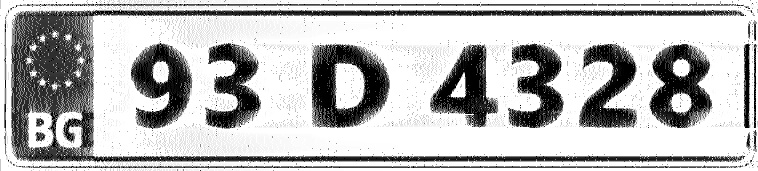
#> input picture results/p4.jpg, 758 x 171 px
$ python ideal.py
#> lines starting #> are read from the running program, lines starting #| are printed output that depends on the picture; after the words box and inside, x2 and y2 are one past the last pixel; in counts of white or black regions, pixels touching at a corner belong together
import cv2
import numpy as np
import matplotlib.pyplot as plt
import os

def segment_characters(image_path: str):
#> called with image_path = 'results/p4.jpg'
    image = cv2.imread(image_path)
#> image is the input picture: shape (171, 758, 3); min 0, max 255, mean 185.1
    if image is None:
        print(f"Error: Could not load image from {image_path}")
        return []

    # Crop the image to the license plate area.
    y_start, y_end = 31, 141
    x_start, x_end = 115, 727
    cropped_image = image[y_start:y_end, x_start:x_end]

    # convert to grayscale and apply an inverted binary threshold
    gray = cv2.cvtColor(cropped_image, cv2.COLOR_BGR2GRAY)
    _, thresh = cv2.threshold(gray, 127, 255, cv2.THRESH_BINARY_INV)
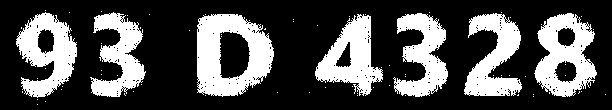
#> thresh: shape (110, 612); 30.3% white; 73 white regions (66 under 20 px)

    # Find the extreme outer contours of the shapes in the image.
    contours, _ = cv2.findContours(thresh, cv2.RETR_EXTERNAL, cv2.CHAIN_APPROX_SIMPLE)
#> contours = 69 contours, 62 with area under 20; largest, box (x1, y1, x2, y2) and area: (197, 14, 274, 97) 5083, (534, 13, 597, 97) 3584, (16, 12, 77, 98) 3038, (315, 14, 383, 96) 2820, (464, 13, 522, 96) 2566, (393, 13, 448, 97) 2397, (90, 12, 146, 97) 2317

    # Filter contours based on size and aspect ratio to isolate characters.
    char_boxes = []
    image_height = cropped_image.shape[0]
#> image_height = 110
    for contour in contours:
        (x, y, w, h) = cv2.boundingRect(contour)
        if h == 0: continue
        aspect_ratio = w / h
        if (h > 0.4 * image_height) and (aspect_ratio < 1.2):
            char_boxes.append((x, y, w, h))
#> this loop made 69 passes
#> (x, y, w, h, aspect_ratio) on passes 1, 2, 3, 4, 5, 6, 7, 8, 9, 11, 14, 15: (37, 104, 1, 1, 1), (45, 101, 1, 1, 1), (37, 99, 1, 1, 1), (533, 96, 1, 1, 1), (405, 95, 1, 1, 1), (357, 95, 1, 1, 1), (205, 95, 1, 1, 1), (605, 94, 1, 1, 1), (533, 94, 1, 1, 1), (357, 93, 1, 1, 1), (309, 92, 1, 1, 1), (277, 92, 1, 1, 1)
#> (contour, x, y, w, h, aspect_ratio) on passes 10, 12, 13, 17, 19, 43: ([[518, 94], [517, 95], [518, 95]], 517, 94, 2, 2, 1), ([[124, 93], [124, 94], [125, 95], [124, 94]], 124, 93, 2, 3, 0.667), ([[549, 92], [549, 93]], 549, 92, 1, 2, 0.5), ([[579, 91], [579, 92], [578, 93], [579, 92]], 578, 91, 2, 3, 0.667), ([[22, 91], [22, 92]], 22, 91, 1, 2, 0.5), ([[265, 28], [264, 29], [265, 29]], 264, 28, 2, 2, 1)
#> after the loop, char_boxes = [(315, 14, 68, 82), (197, 14, 77, 83), (534, 13, 63, 84), (464, 13, 58, 83), (393, 13, 55, 84), (90, 12, 56, 85), (16, 12, 61, 86)]

    # Sorting characters.
    char_boxes = sorted(char_boxes, key=lambda box: box[0])
#> char_boxes = [(16, 12, 61, 86), (90, 12, 56, 85), (197, 14, 77, 83), (315, 14, 68, 82), (393, 13, 55, 84), (464, 13, 58, 83), (534, 13, 63, 84)]


    character_images = []
    padding = 5

    for box in char_boxes:
        x, y, w, h = box

        #Crop the character tightly from the original image.
        char_gray_tight = gray[y:y+h, x:x+w]
        char_thresh_tight = thresh[y:y+h, x:x+w]

        #Add a 5 pixel white border around the tightly cropped character.
        char_gray_padded = cv2.copyMakeBorder(char_gray_tight, padding, padding, padding, padding, cv2.BORDER_CONSTANT, value=255)
        char_thresh_padded = cv2.copyMakeBorder(char_thresh_tight, padding, padding, padding, padding, cv2.BORDER_CONSTANT, value=0)
        character_images.append({'gray': char_gray_padded, 'thresh': char_thresh_padded})
#> this loop made 7 passes
#> pass 1, in segment_characters, `char_gray_padded = cv2.copyMakeBorder(char_gray_tight, padding, paddin..`:
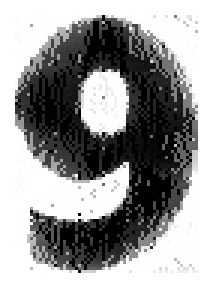
#> char_gray_padded: shape (96, 71) (shown 3 times larger); min 0, max 255, mean 154.1
#> pass 1, in segment_characters, `char_thresh_padded = cv2.copyMakeBorder(char_thresh_tight, padding, pa..`:
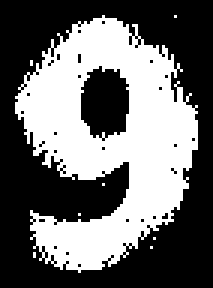
#> char_thresh_padded: shape (96, 71) (shown 3 times larger); 42% white; 8 white regions (7 under 20 px), largest, box (x1, y1, x2, y2) and area: (5, 5, 66, 91) 2857
#> after the loop:
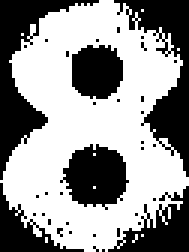
#> char_thresh_tight: shape (84, 63) (shown 3 times larger); 58.2% white; 37 black regions (31 under 20 px), largest, box (x1, y1, x2, y2) and area: (38, 0, 63, 59) 548, (0, 0, 33, 60) 537, (20, 48, 43, 70) 339, (36, 62, 63, 84) 282, (24, 15, 41, 33) 253, (0, 61, 28, 84) 212
#> after the loop, character_images = 7 items

    return character_images


def save_segmented_characters(character_images, output_dir='segmented_characters'):
    script_dir = os.path.dirname(os.path.abspath(__file__))
    full_output_dir = os.path.join(script_dir, output_dir)
    os.makedirs(full_output_dir, exist_ok=True)

    for i, images in enumerate(character_images):
        save_path = os.path.join(full_output_dir, f"{i}.png")
        cv2.imwrite(save_path, images['gray'])

    print("Segmented characters saved successfully!")
    print(f"Saving location: {full_output_dir}")

    fig, axes = plt.subplots(1, len(character_images), figsize=(len(character_images) * 1.5, 1.5))
    if len(character_images) == 1:
        axes = [axes]

    for i, images in enumerate(character_images):
        save_path = os.path.join(full_output_dir, f"{i}.png")
        cv2.imwrite(save_path, images['gray'])

        ax = axes[i]
        ax.imshow(images['gray'], cmap='gray')
        ax.axis('off')

    plt.suptitle("Segmented Characters")
    plt.show()

def recognize_character(char_image, templates):
    best_match_char = None
    max_corr_value = -1.0

    h_char, w_char = char_image.shape

    for char_name, template_img in templates.items():
        # Resize the template to match the input character's dimensions for accurate comparison.
        resized_template = cv2.resize(template_img, (w_char, h_char))

        result = cv2.matchTemplate(char_image, resized_template, cv2.TM_CCOEFF_NORMED)
        corr_value = result[0][0]

        if corr_value > max_corr_value:
            max_corr_value = corr_value
            best_match_char = char_name

    return best_match_char, max_corr_value

def recognize_plate(character_images, template_dir='numbers'):
    if not character_images:
        print("No characters were found to recognize.")
        return

    # Load templates and convert them to binary format to match the segmented characters.
    templates = {}
    script_dir = os.path.dirname(os.path.abspath(__file__))
    full_template_dir = os.path.join(script_dir, template_dir)

    for filename in os.listdir(full_template_dir):
        if filename.endswith('.jpg'):
            char_name = os.path.splitext(filename)[0]
            template_path = os.path.join(full_template_dir, filename)
            template_gray = cv2.imread(template_path, cv2.IMREAD_GRAYSCALE)
            _, template_binary = cv2.threshold(template_gray, 127, 255, cv2.THRESH_BINARY_INV)
            templates[char_name] = template_binary

    # Recognize each character and assemble the final result.
    final_plate_text = ""
    recognition_report = []

    for images in character_images:
        recognized_char, corr_val = recognize_character(images['thresh'], templates)
        if recognized_char:
            final_plate_text += recognized_char
            recognition_report.append((recognized_char, corr_val))

    # Print the final results.
    print(f"\nRecognized Plate: {final_plate_text}")
    print("--- Correlation Report ---")
    for char, val in recognition_report:
        print(f"Character: {char} -> Correlation: {val:.2f}")


script_dir = os.path.dirname(os.path.abspath(__file__))
image_file_path = os.path.join(script_dir, 'results/p4.jpg')

print("Step 1: Segmenting characters from the license plate...")
segmented_chars = segment_characters(image_file_path)
#> segmented_chars = 7 items
save_segmented_characters(segmented_chars)
#> the loop in save_segmented_characters, `for i, images in enumerate(character_images):` made 7 passes
#| Saving location: segmented_characters
#> in save_segmented_characters, `plt.show()`:
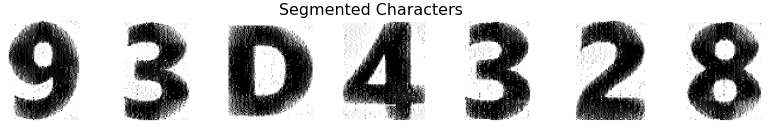
#> figure drawn by matplotlib, 7 panels

if segmented_chars:
    print("\nStep 2: Recognizing segmented characters...")
    recognize_plate(segmented_chars)
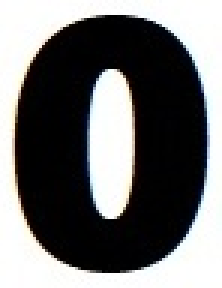
#> input picture numbers/0.jpg, 74 x 96 px (shown 3 times larger)
#> in recognize_plate, `_, template_binary = cv2.threshold(template_gray, 127, 255, cv2.THRESH..`:
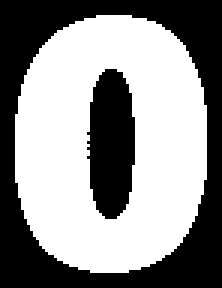
#> template_binary: shape (96, 74) (shown 3 times larger); 55.9% white; 2 black regions, box (x1, y1, x2, y2) and area: (0, 0, 74, 96) 2498, (29, 23, 45, 73) 636
#> the loop in recognize_plate, `for images in character_images:` made 7 passes
#> (h_char in recognize_character, w_char in recognize_character, corr_val, final_plate_text) on passes 1 to 7: (96, 71, 0.626, '0'), (95, 66, 0.396, '00'), (93, 87, 0.655, '000'), (92, 78, 0.37, '0000'), (94, 65, 0.453, '00000'), (93, 68, 0.415, '000000'), (94, 73, 0.637, '0000000')
#> after the loop in recognize_plate, `for images in character_images:`: recognition_report = [('0', 0.626), ('0', 0.396), ('0', 0.655), ('0', 0.37), ('0', 0.453), ('0', 0.415), ('0', 0.637)]
#| Recognized Plate: 0000000
#> the loop in recognize_plate, `for char, val in recognition_report:` made 7 passes
#> val on passes 1 to 7: 0.626, 0.396, 0.655, 0.37, 0.453, 0.415, 0.637
#| Character: 0 -> Correlation: 0.63
#| Character: 0 -> Correlation: 0.40
#| Character: 0 -> Correlation: 0.65
#| Character: 0 -> Correlation: 0.37
#| Character: 0 -> Correlation: 0.45
#| Character: 0 -> Correlation: 0.41
#| Character: 0 -> Correlation: 0.64
else:
    print("Could not proceed with recognition as no characters were segmented.")
